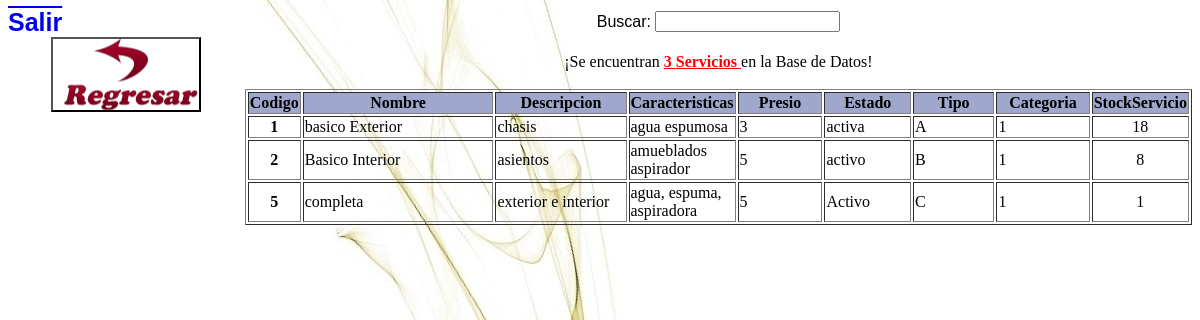
The app's page /vista/consultarDisponibilidadServicio2.php with its own data.
### tables this page shows
CREATE TABLE `servicio` (
  `idServicio` int(11) NOT NULL,
  `nombre` varchar(45) NOT NULL,
  `descripcion` varchar(45) NOT NULL,
  `caracteristicas` varchar(45) NOT NULL,
  `presioServicio` int(11) NOT NULL,
  `estado` varchar(45) NOT NULL,
  `tipo` varchar(45) NOT NULL,
  `idCategoria` int(11) NOT NULL,
  `stockServicio` int(11) DEFAULT NULL
);

### vista/consultarDisponibilidadServicio2.php (the view, shortened to what this page needs)
<html>
<head>
</head>
<div id="cabecera">
<a href="cerrarSesion.php" target="_top" class="sal">Salir</a>
<?php
include("includes/usarBD.php");
$busqueda = "SELECT * FROM servicio order by idServicio;";
$scriptBusqueda = mysql_query($busqueda, $conexion);
$numeroServicios = mysql_num_rows($scriptBusqueda);
?>
<form action="administrador.php?<?php echo (session_name()); ?>=<?php echo (session_id()); ?>">
		<center><input type="hidden" name="<?php echo (session_name()); ?>" value="<?php echo (session_id()); ?>">
		<input type="submit" value="" class="botonImagen"/></center>
</form>
</div>
<body>
<div id="menu">
	<form action="" method="post" name="consultarLibrosForm">
	<table align="center">
	<tr>
		<td><a class="contenedor">Buscar:</a></td>
		<td><input type="text" name="txBuscarServicio" onKeyDown="mostrarBuscado(this.value)"></td>
	</tr>
	</table>
	<br>
	<center> ¡Se encuentran <font color="red"><b><u><?php echo($numeroServicios)?> Servicios </u></b></font>en la Base de Datos!
	<br><br>
	<table name="tablaServicios" id="tablaServicios" border="1" align="center">
	<tr bgcolor="A0A7CC">
		<th align="center" width="30">Codigo</th>
		<th align="center" width="250">Nombre</th>
		<th align="center" width="150">Descripcion</th>
		<th align="center" width="100">Caracteristicas</th>
		<th align="center" width="100">Presio</th>
		<th align="center" width="100">Estado</th>
		<th align="center" width="100">Tipo</th>
		<th align="center" width="100">Categoria</th>
		<th align="center" width="70">StockServicio</th>
	</tr>
		<?php
		while($electro=mysql_fetch_array($scriptBusqueda, MYSQL_ASSOC))
		{
			echo ("<tr><td align='center'><b>".$electro["idServicio"]."</b></td>");
			echo ("<td>".$electro["nombre"]."</td>");
			echo ("<td>".$electro["descripcion"]."</td>");
			echo ("<td>".$electro["caracteristicas"]."</td>");
			echo ("<td>".$electro["presioServicio"]."</td>");
			echo ("<td>".$electro["estado"]."</td>");
			echo ("<td>".$electro["tipo"]."</td>");
			echo ("<td>".$electro["idCategoria"]."</td>");
			echo ("<td align='center'>".$electro["stockServicio"]."</td></tr>");
		}
		?>
	</table>
</form>
</div>
</body>
</html>

### vista/consultarDisponibilidadServicio2.php (style rules this page uses)
BODY { background:url('imagenes/bodyppal.jpg'); background-repeat:repeat-x; }
.botonImagen { background-image:url(imagenes/regresar.png); background-repeat:no-repeat; height:75px; width:150px; background-position:center; }
.contenedor { width:22em; color:black; border-color:blue; font-family:arial; }
.sal { text-decoration:overline; font-weight:bold; font-size:25px; font-family:arial; }
#cabecera { float: left; width: 20%; }
#menu { float: right; width: 80%; }

### records on screen
servicio: idServicio "1", nombre "basico Exterior", descripcion "chasis", caracteristicas "agua espumosa", presioServicio "3", estado "activa", tipo "A", idCategoria "1", stockServicio "18"
servicio: idServicio "2", nombre "Basico Interior", descripcion "asientos", caracteristicas "amueblados aspirador", presioServicio "5", estado "activo", tipo "B", idCategoria "1", stockServicio "8"
servicio: idServicio "5", nombre "completa", descripcion "exterior e interior", caracteristicas "agua, espuma, aspiradora", presioServicio "5", estado "Activo", tipo "C", idCategoria "1", stockServicio "1"

### other values on screen
$numeroServicios "3"
